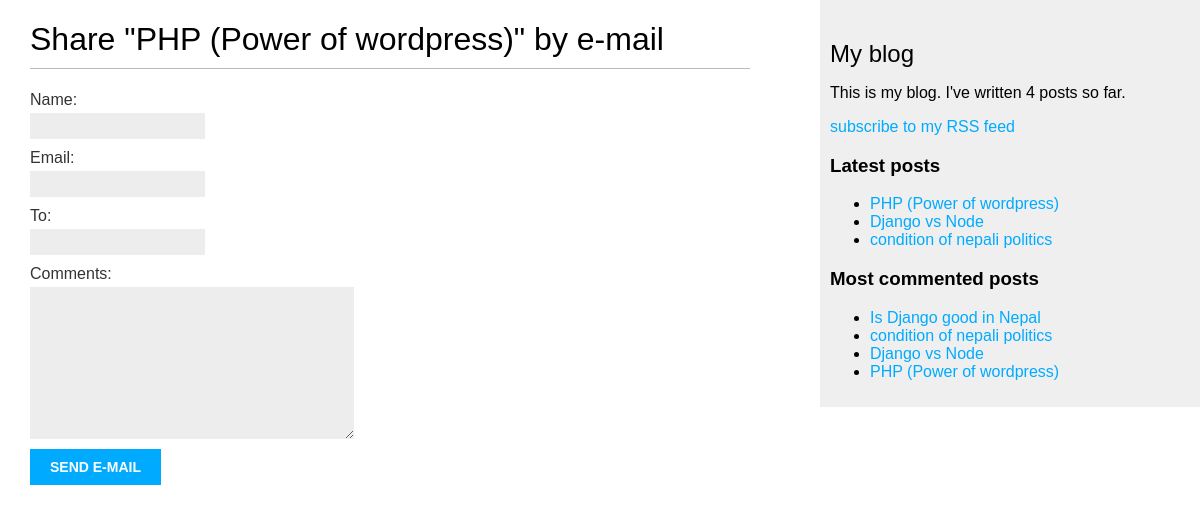
The app's page /blog/4/share/, older data.
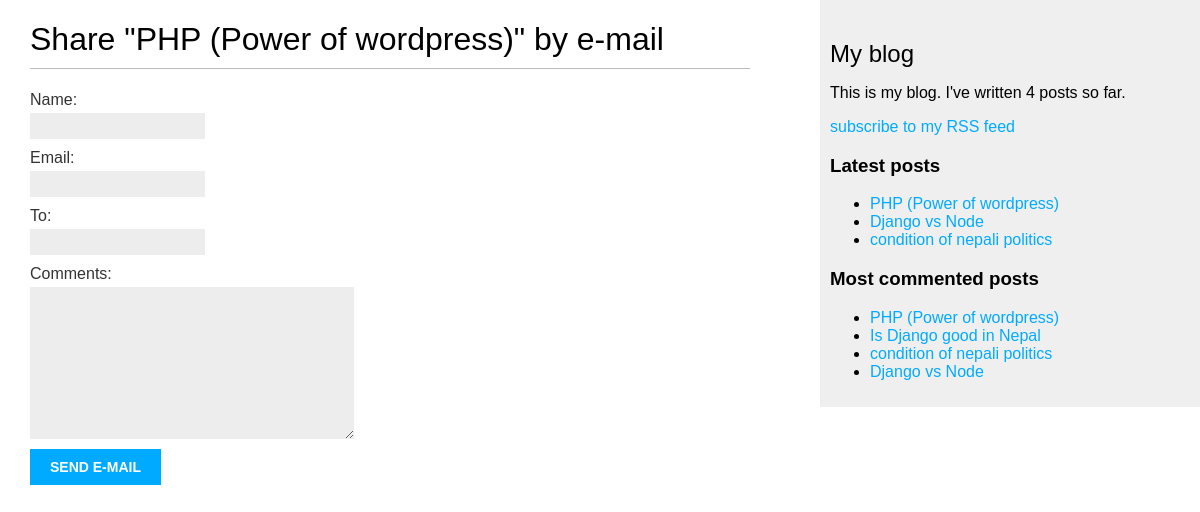
The same page, newer data.
### blog/models.py (models this page shows, shortened)
class Post(models.Model):
    class Status(models.TextChoices):
        DRAFT = 'df', 'Draft'
        PUBLISHED = 'pb', 'Published'
    title = models.CharField(max_length=250)
    slug = models.SlugField(max_length=250,unique_for_date = 'publish')
    author = models.ForeignKey(
        settings.AUTH_USER_MODEL,
        on_delete=models.CASCADE,
        related_name='blog_posts'
    )
    body = models.TextField()
    publish = models.DateTimeField(default=timezone.now)
    created = models.DateTimeField(auto_now_add=True)
    updated = models.DateTimeField(auto_now=True)
    status = models.CharField(
        max_length=2,
        choices = Status,
        default=Status.DRAFT
    )
    tags = TaggableManager()
    objects = models.Manager()
    published = PublishedManager()
    class Meta:
        ordering = ['-publish']
        indexes = [
            models.Index(fields=['-publish'])
        ]
    def get_absolute_url(self):
        return reverse(
            'blog:post_detail',
            args=[
                self.publish.year,
                self.publish.month,
                self.publish.day,
                self.slug
            ]
        )

### blog/views.py (the view)
# urls.py: path('<int:post_id>/share/',views.post_share,name='post_share'),
def post_share(request,post_id):
    post = get_object_or_404(Post,id=post_id,status=Post.Status.PUBLISHED)
    sent = False
    if request.method == 'POST':
        form = EmailPostForm(request.POST)
        if form.is_valid():
            cd = form.cleaned_data
            post_url = request.build_absolute_uri(post.get_absolute_url())
            subject = (
                f"{cd['name']} ({cd['email']})"
                f"recommends you to read {post.title}"
                )
            message = (
                f"Read {post.title} at {post_url}\n\n"
                f"{cd['name']} included the following comment: {cd['comments']}"
            )
            send_mail(
                subject = subject,
                message = message,
                from_email = None,
                recipient_list= [cd['to']]
            )
            sent = True
    else:
        form = EmailPostForm()
    return render(request,'blog/post/share.html',{
        'post':post,
        'form': form,
        'sent': sent
    })

### blog/forms.py
class EmailPostForm(forms.Form):
    name = forms.CharField(max_length=25)
    email = forms.EmailField()
    to = forms.EmailField()
    comments = forms.CharField(required=False,widget=forms.Textarea)

### blog/models.py (called while the page is built)
    def get_queryset(self):
        return super().get_queryset().filter(status = Post.Status.PUBLISHED)

### blog/templatetags/blog_tags.py (called while the page is built)
@register.simple_tag
def total_posts():
    return Post.published.count()

@register.inclusion_tag('blog/post/latest_posts.html')
def show_latest_posts(count=5):
    latest_posts = Post.published.order_by('-publish')[:count]
    return {'latest_posts': latest_posts}

@register.simple_tag
def get_most_commented_posts(count=5):
    return Post.published.annotate(
        total_comments = Count('comments')
    ).order_by('-total_comments')[:count]

### blog/templates/blog/post/share.html (shortened to what this page needs)
{% extends "blog/base.html" %}
{% block content %}
  {% if sent %}
    <h1>E-mail successfully sent</h1>
    <p>
      "{{ post.title }}" was successfully sent to {{ form.cleaned_data.to }}.
    </p>
  {% else %}
    <h1>Share "{{ post.title }}" by e-mail</h1>
    <form method="post" novalidate>
      {{ form.as_p }}
      <input type="submit" value="Send e-mail">
    </form>
  {% endif %}
{% endblock %}

### blog/templates/blog/base.html (shortened to what this page needs)
{% load blog_tags %}
{% load static %}
<!DOCTYPE html>
<html>
<head>
  <link href="{% static 'css/blog.css' %}" rel="stylesheet">
</head>
<body>
  <div id="content">
    {% block content %}
    {% endblock %}
  </div>
  <div id="sidebar">
    <h2>My blog</h2>
    <p>
      This is my blog.
      I've written {% total_posts %} posts so far.
    </p>
    <p>
      <a href="{% url 'blog:post_feed' %}">
        subscribe to my RSS feed
      </a>
    </p>
    <h3>Latest posts</h3>
    {% show_latest_posts 3 %}
    <h3>Most commented posts</h3>
    {% get_most_commented_posts as most_commented_posts %}
    <ul>
      {% for post in most_commented_posts %}
      <li>
        <a href="{{post.get_absolute_url}}">{{post.title}}</a>
      </li>
      {% endfor %}
    </ul>
  </div>
</body>
</html>

### blog/templates/blog/post/latest_posts.html
<ul>
    {% for post in latest_posts %}
    <li>
        <a href="{{post.get_absolute_url}}">{{post.title}}</a>
    </li>
    {% endfor %}
</ul>

Row changes from the older to the newer data that the page shows:
changed Post "PHP (Power of wordpress)": moves up the list
